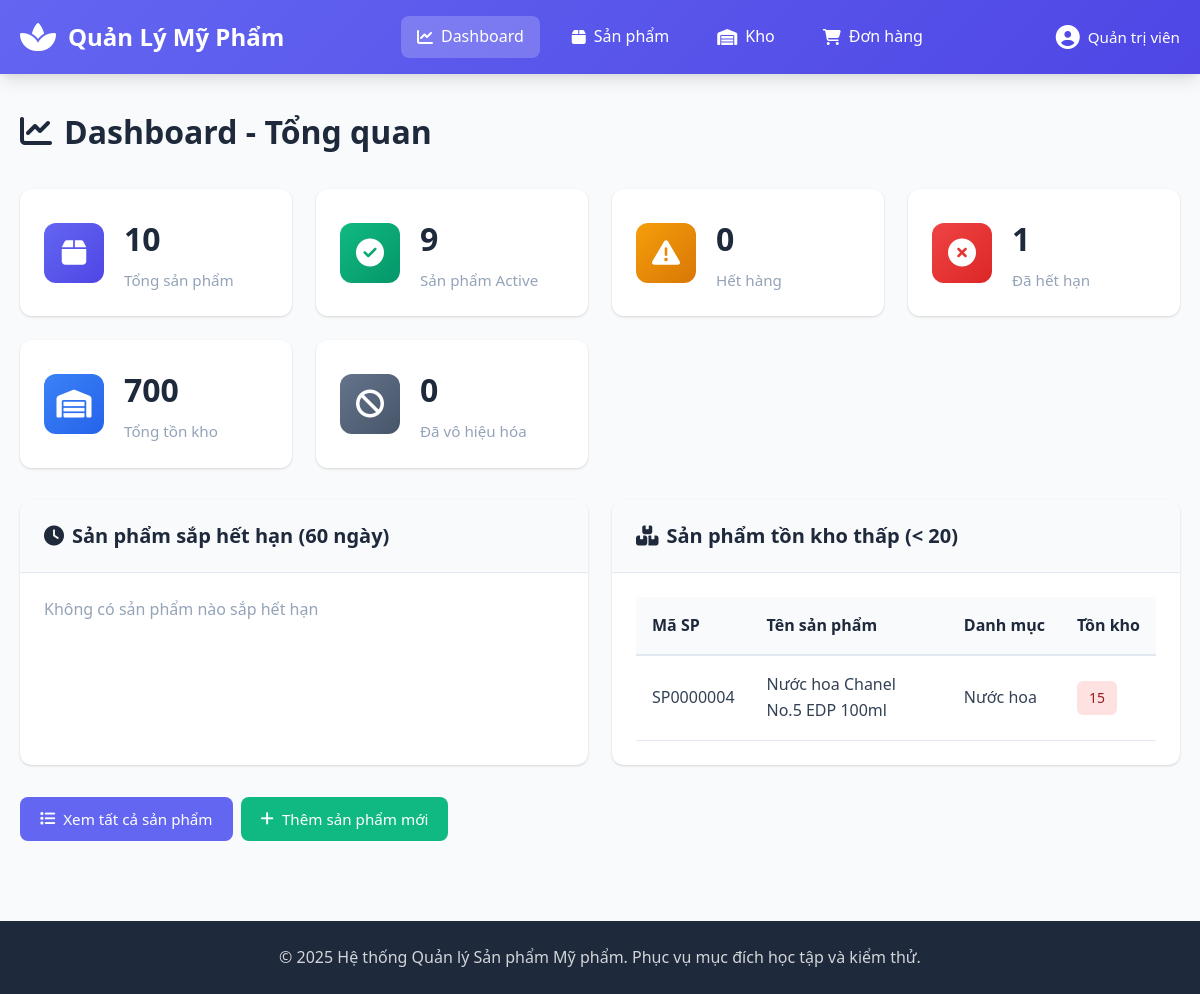
Page /controllers/ProductController.php?action=dashboard on the committed database.
### tables this page shows
CREATE TABLE products (
    product_id INT AUTO_INCREMENT PRIMARY KEY,
    product_code VARCHAR(20) NOT NULL UNIQUE COMMENT 'Mã sản phẩm duy nhất, định dạng SP + 7 chữ số (ví dụ: SP1234567)',
    product_name VARCHAR(150) NOT NULL COMMENT 'Tên sản phẩm, 5-150 ký tự',
    description VARCHAR(500) COMMENT 'Mô tả sản phẩm, tối đa 500 ký tự',
    price DECIMAL(12,2) NOT NULL COMMENT 'Giá bán, từ 1.000 đến 1.000.000.000 VNĐ',
    stock_quantity INT NOT NULL DEFAULT 0 COMMENT 'Số lượng tồn kho, >= 0',
    category_id INT NOT NULL COMMENT 'Danh mục sản phẩm',
    manufacture_date DATE NOT NULL COMMENT 'Ngày sản xuất',
    expiry_date DATE NOT NULL COMMENT 'Hạn sử dụng, phải sau ngày sản xuất >= 90 ngày',
    status ENUM('Active', 'Disabled', 'Out of stock', 'Expired') DEFAULT 'Active' COMMENT 'Trạng thái sản phẩm',
    main_image VARCHAR(255) COMMENT 'Ảnh chính của sản phẩm',
    created_at TIMESTAMP DEFAULT CURRENT_TIMESTAMP,
    updated_at TIMESTAMP DEFAULT CURRENT_TIMESTAMP ON UPDATE CURRENT_TIMESTAMP,
    created_by VARCHAR(50) COMMENT 'Người tạo',
    updated_by VARCHAR(50) COMMENT 'Người cập nhật cuối',
    
     
    FOREIGN KEY (category_id) REFERENCES categories(category_id) ON DELETE RESTRICT ON UPDATE CASCADE,
    
     
    CONSTRAINT chk_product_code_format CHECK (product_code REGEXP '^SP[0-9]{7}$'),
    CONSTRAINT chk_product_name_length CHECK (CHAR_LENGTH(product_name) BETWEEN 5 AND 150),
    CONSTRAINT chk_price_range CHECK (price >= 1000 AND price <= 1000000000),
    CONSTRAINT chk_stock_quantity CHECK (stock_quantity >= 0),
    CONSTRAINT chk_expiry_after_manufacture CHECK (DATEDIFF(expiry_date, manufacture_date) >= 90),
    CONSTRAINT chk_description_length CHECK (description IS NULL OR CHAR_LENGTH(description) <= 500)
);

CREATE TABLE categories (
    category_id INT AUTO_INCREMENT PRIMARY KEY,
    category_code VARCHAR(20) NOT NULL UNIQUE COMMENT 'Mã danh mục duy nhất',
    category_name VARCHAR(100) NOT NULL COMMENT 'Tên danh mục',
    description TEXT COMMENT 'Mô tả danh mục',
    status ENUM('Active', 'Disabled') DEFAULT 'Active' COMMENT 'Trạng thái danh mục',
    created_at TIMESTAMP DEFAULT CURRENT_TIMESTAMP,
    updated_at TIMESTAMP DEFAULT CURRENT_TIMESTAMP ON UPDATE CURRENT_TIMESTAMP,
    
     
    CONSTRAINT chk_category_name_length CHECK (CHAR_LENGTH(category_name) BETWEEN 3 AND 100),
    CONSTRAINT chk_category_code_format CHECK (category_code REGEXP '^DM[A-Z0-9]+$')
);

### config/database.php (called while the page is built, shortened)
<?php
class Database {
    private $host = "localhost";
    private $db_name = "quanlysanpham";
    private $username = "root";
    private $password = "";
    private $charset = "utf8mb4";
    public function getConnection() {
        $this->conn = null;
        try {
            $dsn = "mysql:host=" . $this->host . ";dbname=" . $this->db_name . ";charset=" . $this->charset;
            $options = [
                PDO::ATTR_ERRMODE => PDO::ERRMODE_EXCEPTION,
                PDO::ATTR_DEFAULT_FETCH_MODE => PDO::FETCH_ASSOC,
                PDO::ATTR_EMULATE_PREPARES => false,
                PDO::MYSQL_ATTR_INIT_COMMAND => "SET NAMES utf8mb4"
            ];
            $this->conn = new PDO($dsn, $this->username, $this->password, $options);
        } catch(PDOException $e) {
            error_log("Connection Error: " . $e->getMessage());
            die("Không thể kết nối đến cơ sở dữ liệu. Vui lòng kiểm tra lại cấu hình.");
        }
        return $this->conn;
    }
}

### models/Product.php (called while the page is built, shortened)
<?php
class Product {
    private $conn;
    private $table_name = "products";
    public function __construct($db) {
        $this->conn = $db;
    }
    public function getStatistics() {
        $query = "SELECT
                    COUNT(*) as total_products,
                    SUM(CASE WHEN status = 'Active' THEN 1 ELSE 0 END) as active_products,
                    SUM(CASE WHEN status = 'Out of stock' THEN 1 ELSE 0 END) as out_of_stock,
                    SUM(CASE WHEN status = 'Expired' THEN 1 ELSE 0 END) as expired_products,
                    SUM(CASE WHEN status = 'Disabled' THEN 1 ELSE 0 END) as disabled_products,
                    SUM(stock_quantity) as total_stock
                  FROM " . $this->table_name;
        $stmt = $this->conn->prepare($query);
        $stmt->execute();
        return $stmt->fetch();
    }
    public function getExpiringSoon($days = 60) {
        $query = "SELECT p.*, c.category_name,
                         DATEDIFF(p.expiry_date, CURDATE()) as days_until_expiry
                  FROM " . $this->table_name . " p
                  LEFT JOIN categories c ON p.category_id = c.category_id
                  WHERE p.expiry_date >= CURDATE()
                    AND DATEDIFF(p.expiry_date, CURDATE()) <= :days
                    AND p.status != 'Expired'
                  ORDER BY days_until_expiry ASC";
        $stmt = $this->conn->prepare($query);
        $stmt->bindParam(':days', $days, PDO::PARAM_INT);
        $stmt->execute();
        return $stmt;
    }
    public function getLowStock($threshold = 20) {
        $query = "SELECT p.*, c.category_name
                  FROM " . $this->table_name . " p
                  LEFT JOIN categories c ON p.category_id = c.category_id
                  WHERE p.stock_quantity > 0
                    AND p.stock_quantity < :threshold
                    AND p.status = 'Active'
                  ORDER BY p.stock_quantity ASC";
        $stmt = $this->conn->prepare($query);
        $stmt->bindParam(':threshold', $threshold, PDO::PARAM_INT);
        $stmt->execute();
        return $stmt;
    }
}

### views/dashboard.php (the view, shortened to what this page needs)
<?php
require_once __DIR__ . '/layouts/header.php';
?>
<div class="page-header">
    <h1><i class="fas fa-chart-line"></i> Dashboard - Tổng quan</h1>
</div>
<div class="stats-grid">
    <div class="stat-card stat-primary">
        <div class="stat-icon">
            <i class="fas fa-box"></i>
        </div>
        <div class="stat-info">
            <h3><?php echo number_format($statistics['total_products']); ?></h3>
            <p>Tổng sản phẩm</p>
        </div>
    </div>
    <div class="stat-card stat-success">
        <div class="stat-icon">
            <i class="fas fa-check-circle"></i>
        </div>
        <div class="stat-info">
            <h3><?php echo number_format($statistics['active_products']); ?></h3>
            <p>Sản phẩm Active</p>
        </div>
    </div>
    <div class="stat-card stat-warning">
        <div class="stat-icon">
            <i class="fas fa-exclamation-triangle"></i>
        </div>
        <div class="stat-info">
            <h3><?php echo number_format($statistics['out_of_stock']); ?></h3>
            <p>Hết hàng</p>
        </div>
    </div>
    <div class="stat-card stat-danger">
        <div class="stat-icon">
            <i class="fas fa-times-circle"></i>
        </div>
        <div class="stat-info">
            <h3><?php echo number_format($statistics['expired_products']); ?></h3>
            <p>Đã hết hạn</p>
        </div>
    </div>
    <div class="stat-card stat-info">
        <div class="stat-icon">
            <i class="fas fa-warehouse"></i>
        </div>
        <div class="stat-info">
            <h3><?php echo number_format($statistics['total_stock']); ?></h3>
            <p>Tổng tồn kho</p>
        </div>
    </div>
    <div class="stat-card stat-secondary">
        <div class="stat-icon">
            <i class="fas fa-ban"></i>
        </div>
        <div class="stat-info">
            <h3><?php echo number_format($statistics['disabled_products']); ?></h3>
            <p>Đã vô hiệu hóa</p>
        </div>
    </div>
</div>
<div class="dashboard-grid">
    <div class="dashboard-card">
        <div class="card-header">
            <h2><i class="fas fa-clock"></i> Sản phẩm sắp hết hạn (60 ngày)</h2>
        </div>
        <div class="card-body">
            <?php if (count($expiring_products) > 0): ?>
            <div class="table-responsive">
                <table class="table">
                    <thead>
                        <tr>
                            <th>Mã SP</th>
                            <th>Tên sản phẩm</th>
                            <th>Hạn sử dụng</th>
                            <th>Còn lại</th>
                        </tr>
                    </thead>
                    <tbody>
                        <?php foreach ($expiring_products as $product): ?>
                        <tr>
                            <td><?php echo $product['product_code']; ?></td>
                            <td><?php echo $product['product_name']; ?></td>
                            <td><?php echo formatDate($product['expiry_date']); ?></td>
                            <td>
                                <span class="badge badge-warning">
                                    <?php echo $product['days_until_expiry']; ?> ngày
                                </span>
                            </td>
                        </tr>
                        <?php endforeach; ?>
                    </tbody>
                </table>
            </div>
            <?php else: ?>
            <p class="text-muted">Không có sản phẩm nào sắp hết hạn</p>
            <?php endif; ?>
        </div>
    </div>
    <div class="dashboard-card">
        <div class="card-header">
            <h2><i class="fas fa-boxes"></i> Sản phẩm tồn kho thấp (< 20)</h2>
        </div>
        <div class="card-body">
            <?php if (count($low_stock_products) > 0): ?>
            <div class="table-responsive">
                <table class="table">
                    <thead>
                        <tr>
                            <th>Mã SP</th>
                            <th>Tên sản phẩm</th>
                            <th>Danh mục</th>
                            <th>Tồn kho</th>
                        </tr>
                    </thead>
                    <tbody>
                        <?php foreach ($low_stock_products as $product): ?>
                        <tr>
                            <td><?php echo $product['product_code']; ?></td>
                            <td><?php echo $product['product_name']; ?></td>
                            <td><?php echo $product['category_name']; ?></td>
                            <td>
                                <span class="badge badge-danger">
                                    <?php echo $product['stock_quantity']; ?>
                                </span>
                            </td>
                        </tr>
                        <?php endforeach; ?>
                    </tbody>
                </table>
            </div>
            <?php else: ?>
            <p class="text-muted">Không có sản phẩm nào tồn kho thấp</p>
            <?php endif; ?>
        </div>
    </div>
</div>
<div class="action-buttons">
    <a href="<?php echo BASE_URL; ?>/controllers/ProductController.php?action=index" class="btn btn-primary">
        <i class="fas fa-list"></i> Xem tất cả sản phẩm
    </a>
    <a href="<?php echo BASE_URL; ?>/controllers/ProductController.php?action=create" class="btn btn-success">
        <i class="fas fa-plus"></i> Thêm sản phẩm mới
    </a>
</div>
<?php require_once __DIR__ . '/layouts/footer.php'; ?>

### assets/css/style.css (style rules this page uses)
* { margin: 0; padding: 0; box-sizing: border-box; }
:root { --primary-color: #6366f1; --secondary-color: #64748b; --success-color: #10b981; --danger-color: #ef4444; --warning-color: #f59e0b; --info-color: #3b82f6; --dark-color: #1e293b; --light-color: #f8fafc; --border-color: #e2e8f0; --text-color: #334155; --text-muted: #94a3b8; --shadow: 0 1px 3px 0 rgba(0, 0, 0, 0.1), 0 1px 2px 0 rgba(0, 0, 0, 0.06); --shadow-lg: 0 10px 15px -3px rgba(0, 0, 0, 0.1), 0 4px 6px -2px rgba(0, 0, 0, 0.05); }
body { font-family: 'Segoe UI', Tahoma, Geneva, Verdana, sans-serif; color: var(--text-color); background-color: var(--light-color); line-height: 1.6; }
.page-header { display: flex; justify-content: space-between; align-items: center; margin-bottom: 2rem; flex-wrap: wrap; gap: 1rem; }
.page-header h1 { font-size: 2rem; color: var(--dark-color); display: flex; align-items: center; gap: 0.75rem; }
.btn { display: inline-flex; align-items: center; gap: 0.5rem; padding: 0.625rem 1.25rem; border: none; border-radius: 0.5rem; font-size: 0.95rem; font-weight: 500; cursor: pointer; transition: all 0.3s; text-decoration: none; white-space: nowrap; }
.btn-primary { background-color: var(--primary-color); color: white; }
.btn-success { background-color: var(--success-color); color: white; }
.card-header { padding: 1.25rem 1.5rem; border-bottom: 1px solid var(--border-color); background-color: #f8fafc; }
.card-header h2 { font-size: 1.25rem; color: var(--dark-color); display: flex; align-items: center; gap: 0.5rem; }
.card-body { padding: 1.5rem; }
.stats-grid { display: grid; grid-template-columns: repeat(auto-fit, minmax(250px, 1fr)); gap: 1.5rem; margin-bottom: 2rem; }
.stat-card { background: white; border-radius: 0.75rem; padding: 1.5rem; box-shadow: var(--shadow); display: flex; align-items: center; gap: 1.25rem; transition: transform 0.3s; }
.stat-icon { width: 60px; height: 60px; border-radius: 0.75rem; display: flex; align-items: center; justify-content: center; font-size: 1.75rem; color: white; }
.stat-primary .stat-icon { background: linear-gradient(135deg, var(--primary-color), #4f46e5); }
.stat-success .stat-icon { background: linear-gradient(135deg, var(--success-color), #059669); }
.stat-warning .stat-icon { background: linear-gradient(135deg, var(--warning-color), #d97706); }
.stat-danger .stat-icon { background: linear-gradient(135deg, var(--danger-color), #dc2626); }
.stat-info .stat-icon { background: linear-gradient(135deg, var(--info-color), #2563eb); }
.stat-secondary .stat-icon { background: linear-gradient(135deg, var(--secondary-color), #475569); }
.stat-info h3 { font-size: 2rem; font-weight: 700; color: var(--dark-color); margin-bottom: 0.25rem; }
.stat-info p { color: var(--text-muted); font-size: 0.95rem; }
.dashboard-grid { display: grid; grid-template-columns: repeat(auto-fit, minmax(500px, 1fr)); gap: 1.5rem; margin-bottom: 2rem; }
.dashboard-card { background: white; border-radius: 0.75rem; box-shadow: var(--shadow); overflow: hidden; }
.table-responsive { overflow-x: auto; }
.table { width: 100%; border-collapse: collapse; }
.table thead { background-color: #f8fafc; }
.table th { padding: 1rem; text-align: left; font-weight: 600; color: var(--dark-color); border-bottom: 2px solid var(--border-color); white-space: nowrap; }
.table td { padding: 1rem; border-bottom: 1px solid var(--border-color); }
.table tbody tr { transition: background-color 0.3s; }
.badge { display: inline-block; padding: 0.375rem 0.75rem; border-radius: 0.375rem; font-size: 0.875rem; font-weight: 500; white-space: nowrap; }
.badge-danger { background-color: #fee2e2; color: #991b1b; }
.action-buttons { display: flex; gap: 0.5rem; flex-wrap: wrap; }
.text-muted { color: var(--text-muted); }

### rows in the picture
products: product_code "SP0000004", product_name "Nước hoa Chanel No.5 EDP 100ml", category.category_name "Nước hoa", stock_quantity "15"

### other values in the picture
$_SESSION['user']['fullname'] "Quản trị viên"
$statistics['total_products'] "10"
$statistics['active_products'] "9"
$statistics['out_of_stock'] "0"
$statistics['expired_products'] "1"
$statistics['total_stock'] "700"
$statistics['disabled_products'] "0"
